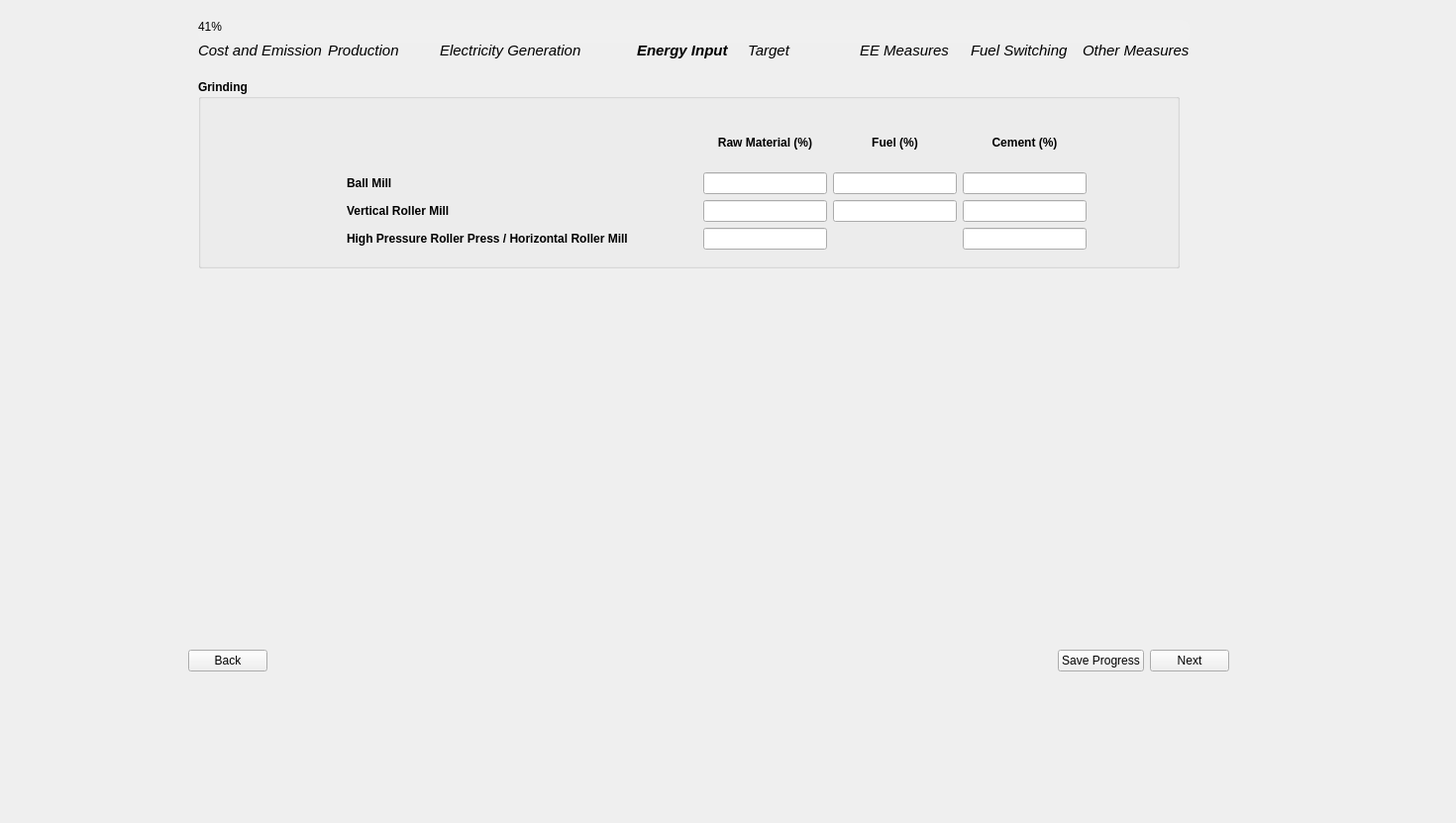
<?xml version="1.0" encoding="UTF-8"?>
<ui version="4.0">
 <class>Page6_EnergyInput</class>
 <widget class="QWidget" name="Page6_EnergyInput">
  <property name="geometry">
   <rect>
    <x>0</x>
    <y>0</y>
    <width>1470</width>
    <height>831</height>
   </rect>
  </property>
  <property name="sizePolicy">
   <sizepolicy hsizetype="Fixed" vsizetype="Fixed">
    <horstretch>0</horstretch>
    <verstretch>0</verstretch>
   </sizepolicy>
  </property>
  <property name="windowTitle">
   <string>Form</string>
  </property>
  <property name="styleSheet">
   <string notr="true"/>
  </property>
  <widget class="QWidget" name="layoutWidget">
   <property name="geometry">
    <rect>
     <x>190</x>
     <y>650</y>
     <width>1051</width>
     <height>35</height>
    </rect>
   </property>
   <layout class="QHBoxLayout" name="button_layout">
    <item>
     <widget class="QPushButton" name="backBtn">
      <property name="text">
       <string>Back</string>
      </property>
     </widget>
    </item>
    <item>
     <spacer name="horizontalSpacer">
      <property name="orientation">
       <enum>Qt::Horizontal</enum>
      </property>
      <property name="sizeHint" stdset="0">
       <size>
        <width>40</width>
        <height>20</height>
       </size>
      </property>
     </spacer>
    </item>
    <item>
     <widget class="QPushButton" name="saveBtn">
      <property name="text">
       <string>Save Progress</string>
      </property>
     </widget>
    </item>
    <item>
     <widget class="QPushButton" name="nextBtn">
      <property name="font">
       <font>
        <kerning>true</kerning>
       </font>
      </property>
      <property name="text">
       <string>Next</string>
      </property>
     </widget>
    </item>
   </layout>
  </widget>
  <widget class="QGroupBox" name="grinding_group1">
   <property name="geometry">
    <rect>
     <x>200</x>
     <y>80</y>
     <width>991</width>
     <height>191</height>
    </rect>
   </property>
   <property name="font">
    <font>
     <bold>true</bold>
    </font>
   </property>
   <property name="title">
    <string>Grinding</string>
   </property>
   <widget class="QWidget" name="layoutWidget">
    <property name="geometry">
     <rect>
      <x>150</x>
      <y>40</y>
      <width>747</width>
      <height>132</height>
     </rect>
    </property>
    <layout class="QGridLayout" name="gridLayout">
     <item row="0" column="1">
      <widget class="QLabel" name="grinding_raw_label">
       <property name="font">
        <font>
         <bold>true</bold>
        </font>
       </property>
       <property name="text">
        <string>Raw Material (%)</string>
       </property>
       <property name="alignment">
        <set>Qt::AlignCenter</set>
       </property>
      </widget>
     </item>
     <item row="0" column="2">
      <widget class="QLabel" name="grinding_fuel_label">
       <property name="font">
        <font>
         <bold>true</bold>
        </font>
       </property>
       <property name="text">
        <string>Fuel (%)</string>
       </property>
       <property name="alignment">
        <set>Qt::AlignCenter</set>
       </property>
      </widget>
     </item>
     <item row="0" column="3">
      <widget class="QLabel" name="grinding_cement_label">
       <property name="font">
        <font>
         <bold>true</bold>
        </font>
       </property>
       <property name="text">
        <string>Cement (%)</string>
       </property>
       <property name="alignment">
        <set>Qt::AlignCenter</set>
       </property>
      </widget>
     </item>
     <item row="1" column="0">
      <widget class="QLabel" name="ball_mill_label">
       <property name="text">
        <string>Ball Mill</string>
       </property>
       <property name="alignment">
        <set>Qt::AlignLeading|Qt::AlignLeft|Qt::AlignVCenter</set>
       </property>
      </widget>
     </item>
     <item row="1" column="1">
      <widget class="QLineEdit" name="ball_mill_raw_input">
       <property name="sizePolicy">
        <sizepolicy hsizetype="Fixed" vsizetype="Fixed">
         <horstretch>0</horstretch>
         <verstretch>0</verstretch>
        </sizepolicy>
       </property>
       <property name="text">
        <string/>
       </property>
      </widget>
     </item>
     <item row="1" column="2">
      <widget class="QLineEdit" name="vert_roller_mill_fuel_input">
       <property name="sizePolicy">
        <sizepolicy hsizetype="Fixed" vsizetype="Fixed">
         <horstretch>0</horstretch>
         <verstretch>0</verstretch>
        </sizepolicy>
       </property>
       <property name="text">
        <string/>
       </property>
      </widget>
     </item>
     <item row="1" column="3">
      <widget class="QLineEdit" name="ball_mill_cement_input">
       <property name="sizePolicy">
        <sizepolicy hsizetype="Fixed" vsizetype="Fixed">
         <horstretch>0</horstretch>
         <verstretch>0</verstretch>
        </sizepolicy>
       </property>
       <property name="text">
        <string/>
       </property>
      </widget>
     </item>
     <item row="2" column="0">
      <widget class="QLabel" name="vertical_roller_mill_label">
       <property name="text">
        <string>Vertical Roller Mill</string>
       </property>
      </widget>
     </item>
     <item row="2" column="1">
      <widget class="QLineEdit" name="vert_roller_mill_raw_input">
       <property name="sizePolicy">
        <sizepolicy hsizetype="Fixed" vsizetype="Fixed">
         <horstretch>0</horstretch>
         <verstretch>0</verstretch>
        </sizepolicy>
       </property>
       <property name="text">
        <string/>
       </property>
      </widget>
     </item>
     <item row="2" column="2">
      <widget class="QLineEdit" name="horizontal_roller_mill_fuel_input">
       <property name="sizePolicy">
        <sizepolicy hsizetype="Fixed" vsizetype="Fixed">
         <horstretch>0</horstretch>
         <verstretch>0</verstretch>
        </sizepolicy>
       </property>
       <property name="text">
        <string/>
       </property>
      </widget>
     </item>
     <item row="2" column="3">
      <widget class="QLineEdit" name="vert_roller_mill_cement_input">
       <property name="sizePolicy">
        <sizepolicy hsizetype="Fixed" vsizetype="Fixed">
         <horstretch>0</horstretch>
         <verstretch>0</verstretch>
        </sizepolicy>
       </property>
       <property name="text">
        <string/>
       </property>
      </widget>
     </item>
     <item row="3" column="0">
      <widget class="QLabel" name="horizontal_roller_mill_label">
       <property name="text">
        <string>High Pressure Roller Press / Horizontal Roller Mill</string>
       </property>
      </widget>
     </item>
     <item row="3" column="1">
      <widget class="QLineEdit" name="horizontal_roller_mill_raw_input">
       <property name="sizePolicy">
        <sizepolicy hsizetype="Fixed" vsizetype="Fixed">
         <horstretch>0</horstretch>
         <verstretch>0</verstretch>
        </sizepolicy>
       </property>
       <property name="text">
        <string/>
       </property>
      </widget>
     </item>
     <item row="3" column="3">
      <widget class="QLineEdit" name="horizontal_roller_mill_cement_input">
       <property name="sizePolicy">
        <sizepolicy hsizetype="Fixed" vsizetype="Fixed">
         <horstretch>0</horstretch>
         <verstretch>0</verstretch>
        </sizepolicy>
       </property>
       <property name="text">
        <string/>
       </property>
      </widget>
     </item>
    </layout>
   </widget>
  </widget>
  <widget class="QLabel" name="side_image">
   <property name="geometry">
    <rect>
     <x>0</x>
     <y>-30</y>
     <width>171</width>
     <height>761</height>
    </rect>
   </property>
   <property name="text">
    <string/>
   </property>
   <property name="pixmap">
    <pixmap>../images/BEST_side_abstract.png</pixmap>
   </property>
  </widget>
  <widget class="QProgressBar" name="progressBar">
   <property name="geometry">
    <rect>
     <x>200</x>
     <y>20</y>
     <width>1001</width>
     <height>23</height>
    </rect>
   </property>
   <property name="styleSheet">
    <string notr="true">QProgressBar {
    background-color: #F0F0F0;
    border: none;
	border-radius: 8px;
}
QProgressBar::chunk {
	border-radius: 8px;
    background: QLinearGradient(
        x1: 0, y1: 0, x2: 1, y2: 0,
        stop: 0 #33bef0,   /* Light Blue */
        stop: 1 #77d695    /* Light Green */
    );
}</string>
   </property>
   <property name="value">
    <number>41</number>
   </property>
  </widget>
  <widget class="QWidget" name="layoutWidget_2">
   <property name="geometry">
    <rect>
     <x>200</x>
     <y>40</y>
     <width>1001</width>
     <height>22</height>
    </rect>
   </property>
   <layout class="QGridLayout" name="gridLayout_11">
    <item row="0" column="0">
     <widget class="QLabel" name="label">
      <property name="font">
       <font>
        <pointsize>11</pointsize>
        <italic>true</italic>
        <bold>false</bold>
       </font>
      </property>
      <property name="text">
       <string>Cost and Emission</string>
      </property>
     </widget>
    </item>
    <item row="0" column="1">
     <widget class="QLabel" name="label_2">
      <property name="font">
       <font>
        <pointsize>11</pointsize>
        <italic>true</italic>
       </font>
      </property>
      <property name="text">
       <string>Production</string>
      </property>
     </widget>
    </item>
    <item row="0" column="2">
     <widget class="QLabel" name="label_4">
      <property name="font">
       <font>
        <pointsize>11</pointsize>
        <italic>true</italic>
       </font>
      </property>
      <property name="text">
       <string>Electricity Generation            </string>
      </property>
     </widget>
    </item>
    <item row="0" column="3">
     <widget class="QLabel" name="label_5">
      <property name="font">
       <font>
        <pointsize>11</pointsize>
        <italic>true</italic>
        <bold>true</bold>
       </font>
      </property>
      <property name="text">
       <string>Energy Input</string>
      </property>
     </widget>
    </item>
    <item row="0" column="4">
     <widget class="QLabel" name="label_6">
      <property name="font">
       <font>
        <pointsize>11</pointsize>
        <italic>true</italic>
        <bold>false</bold>
       </font>
      </property>
      <property name="text">
       <string>Target</string>
      </property>
     </widget>
    </item>
    <item row="0" column="5">
     <widget class="QLabel" name="label_7">
      <property name="font">
       <font>
        <pointsize>11</pointsize>
        <italic>true</italic>
       </font>
      </property>
      <property name="text">
       <string>EE Measures</string>
      </property>
     </widget>
    </item>
    <item row="0" column="6">
     <widget class="QLabel" name="label_8">
      <property name="font">
       <font>
        <pointsize>11</pointsize>
        <italic>true</italic>
       </font>
      </property>
      <property name="text">
       <string>Fuel Switching</string>
      </property>
     </widget>
    </item>
    <item row="0" column="7">
     <widget class="QLabel" name="label_9">
      <property name="font">
       <font>
        <pointsize>11</pointsize>
        <italic>true</italic>
       </font>
      </property>
      <property name="text">
       <string>Other Measures</string>
      </property>
     </widget>
    </item>
   </layout>
  </widget>
 </widget>
 <resources/>
 <connections/>
</ui>
